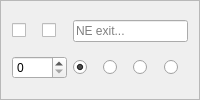
       <widget class="QFrame" name="frame_ne">
        <property name="sizePolicy">
         <sizepolicy hsizetype="Preferred" vsizetype="Preferred">
          <horstretch>0</horstretch>
          <verstretch>0</verstretch>
         </sizepolicy>
        </property>
        <property name="frameShape">
         <enum>QFrame::StyledPanel</enum>
        </property>
        <property name="frameShadow">
         <enum>QFrame::Raised</enum>
        </property>
        <layout class="QGridLayout" name="gridLayout_ne">
         <item row="0" column="0">
          <widget class="QCheckBox" name="noroute_ne">
           <property name="cursor">
            <cursorShape>PointingHandCursor</cursorShape>
           </property>
           <property name="focusPolicy">
            <enum>Qt::NoFocus</enum>
           </property>
           <property name="toolTip">
            <string>Prevent a route being created via this exit, equivalent to an infinite exit weight</string>
           </property>
           <property name="text">
            <string/>
           </property>
           <property name="checkable">
            <bool>true</bool>
           </property>
          </widget>
         </item>
         <item row="0" column="1">
          <widget class="QCheckBox" name="stub_ne">
           <property name="cursor">
            <cursorShape>PointingHandCursor</cursorShape>
           </property>
           <property name="toolTip">
            <string>Create an exit in this direction with unknown destination, mutually exclusive with an actual exit roomID</string>
           </property>
           <property name="text">
            <string/>
           </property>
          </widget>
         </item>
         <item row="0" column="2" colspan="4">
          <widget class="QLineEdit" name="ne">
           <property name="toolTip">
            <string>Set the number of the room northeast of this one, will be blue for a valid number or red for invalid</string>
           </property>
           <property name="placeholderText">
            <string>NE exit...</string>
           </property>
          </widget>
         </item>
         <item row="1" column="0" colspan="2">
          <widget class="QSpinBox" name="weight_ne">
           <property name="cursor">
            <cursorShape>SizeVerCursor</cursorShape>
           </property>
           <property name="toolTip">
            <string>Set to a positive value to overide the default (Room) Weight for using this Exit route, zero value assigns the default.</string>
           </property>
           <property name="maximum">
            <number>9999</number>
           </property>
          </widget>
         </item>
         <item row="1" column="2">
          <widget class="QRadioButton" name="doortype_none_ne">
           <property name="cursor">
            <cursorShape>PointingHandCursor</cursorShape>
           </property>
           <property name="toolTip">
            <string>No door symbol is drawn on 2D Map for this exit</string>
           </property>
           <property name="text">
            <string/>
           </property>
           <property name="checked">
            <bool>true</bool>
           </property>
           <attribute name="buttonGroup">
            <string notr="true">doortype_ne</string>
           </attribute>
          </widget>
         </item>
         <item row="1" column="3">
          <widget class="QRadioButton" name="doortype_open_ne">
           <property name="cursor">
            <cursorShape>PointingHandCursor</cursorShape>
           </property>
           <property name="toolTip">
            <string>Green (Open) door symbol is drawn on 2D Map, can be set on either a stub or a real exit</string>
           </property>
           <property name="text">
            <string/>
           </property>
           <attribute name="buttonGroup">
            <string notr="true">doortype_ne</string>
           </attribute>
          </widget>
         </item>
         <item row="1" column="4">
          <widget class="QRadioButton" name="doortype_closed_ne">
           <property name="cursor">
            <cursorShape>PointingHandCursor</cursorShape>
           </property>
           <property name="toolTip">
            <string>Orange (Closed) door symbol is drawn on 2D Map, can be set on either a stub or a real exit</string>
           </property>
           <property name="text">
            <string/>
           </property>
           <attribute name="buttonGroup">
            <string notr="true">doortype_ne</string>
           </attribute>
          </widget>
         </item>
         <item row="1" column="5">
          <widget class="QRadioButton" name="doortype_locked_ne">
           <property name="cursor">
            <cursorShape>PointingHandCursor</cursorShape>
           </property>
           <property name="toolTip">
            <string>Red (Locked) door symbol is drawn on 2D Map, can be set on either a stub or a real exit</string>
           </property>
           <property name="text">
            <string/>
           </property>
           <attribute name="buttonGroup">
            <string notr="true">doortype_ne</string>
           </attribute>
          </widget>
         </item>
        </layout>
       </widget>
